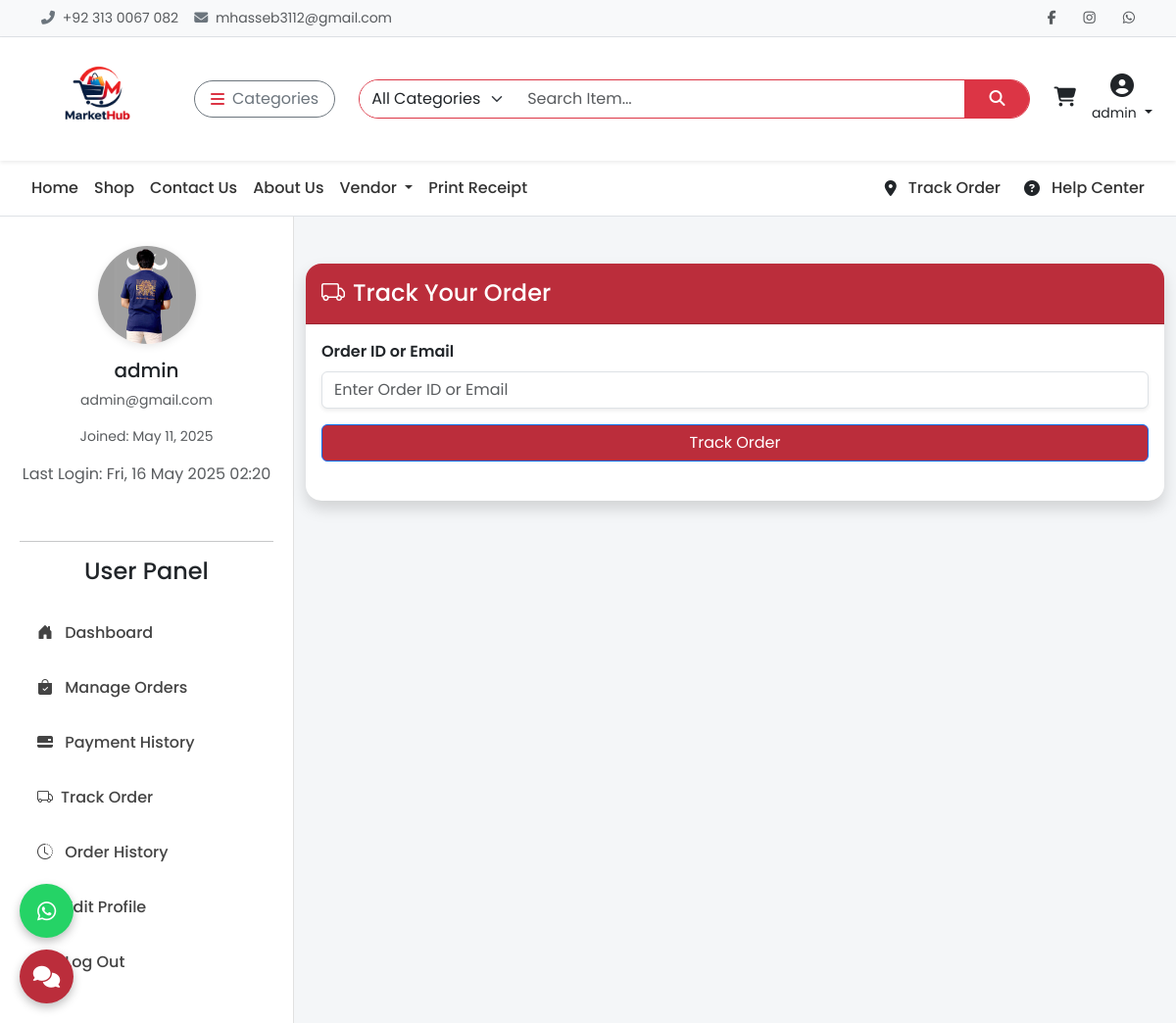
Screenshot of /track-orders/ (signed in) with the database file from the repository.
### api/models.py (models this page shows, shortened)
class CustomUser(AbstractUser):
    email = models.EmailField(unique=True)
    phone = models.CharField(max_length=20, blank=True)
    profile_image = models.ImageField(upload_to='profiles/', blank=True, null=True)
    is_vendor = models.BooleanField(default=False)
    is_customer = models.BooleanField(default=True)
    address = models.TextField(blank=True)

### api/userdashviews.py (the view, shortened to what this page needs)
# urls.py: path('track-orders/', userdashviews.track_order_view, name='track_order_view'),
def track_order_view(request):
    order = None
    searched = False
    return render(request, 'customers/track_order.html', {'order': order, 'searched': searched})

### api/context_processors.py (called while the page is built)
def cart_total_items(request):
    cart = Cart.get_or_create_cart(request)
    return {'cart': cart}

def categories(request):
    return {
        "categories": Category.objects.all()
    }

### api/models.py (called while the page is built)
    @property
    def total_items(self):
        return sum(item.quantity for item in self.items.all())

    @staticmethod
    def get_or_create_cart(request):
        if request.user.is_authenticated:
            cart, _ = Cart.objects.get_or_create(user=request.user, session_key=None)
        else:
            session_key = request.session.session_key
            if not session_key:
                request.session.create()
                session_key = request.session.session_key
            cart, _ = Cart.objects.get_or_create(user=None, session_key=session_key)
        return cart

### templates/customers/track_order.html (shortened to what this page needs)
{% extends 'base.html' %}
{% load static %}
{% load math_filters %}
{% block content %}
<div class="container-fluid">
  <div class="row">
    <div class="col-md-3 sidebar">
      <div class="text-center mb-4">
        <img
        src="{% if request.user.profile_image %}{{ request.user.profile_image.url }}{% else %}{% static 'images/default-user.png' %}{% endif %}"
        alt="User Image"
        class="user-img"
      ><h5>{{ request.user.username }}</h5>
        <p class="text-muted small">{{ request.user.email }}</p>
        <p class="small text-muted">Joined: {{ request.user.date_joined|date:"M d, Y" }}</p>
          {% if request.user.last_login %}
  <p class="text-muted">Last Login: {{ request.user.last_login|date:"D, d M Y H:i" }}</p>
  {% endif %}
      </div>
      <hr>
      {% include 'includes/sidebar_user.html' %}
    </div>
    <div class="col-md-9 mt-4 mt-md-5">
      <div class="card shadow rounded-4 border-0">
        <div class="card-header  text-white py-3 rounded-top-4" style="background-color:#BB2D3B">
          <h4 class="mb-0"><i class="bi bi-truck me-2"></i>Track Your Order</h4>
        </div>
        <div class="card-body">
          <form method="post" class="mb-4">
            <div class="mb-3">
              <label for="query" class="form-label fw-semibold">Order ID or Email</label>
              <input type="text" name="query" class="form-control shadow-sm" placeholder="Enter Order ID or Email" required>
            </div>
            <button type="submit" class="btn btn-primary w-100" style="background-color:#BB2D3B">Track Order</button>
          </form>
        </div>
      </div>
    </div>
  </div>
</div>
{% endblock %}

### templates/includes/header.html (shortened to what this page needs)
{% load static %}
<div class="topbar border-bottom bg-light py-2 small">
  <div class="container d-flex justify-content-between align-items-center flex-wrap">
    <div class="text-muted d-flex align-items-center gap-3">
      <span><i class="fas fa-phone-alt me-1 text-secondary"></i> +92 313 0067 082</span>
      <span><i class="fas fa-envelope me-1 text-secondary"></i> mhasseb3112@gmail.com</span>
    </div>
    <div class="d-flex align-items-center gap-3 mt-2 mt-md-0">
      <a href="https://www.facebook.com/mhaseeb.haseeb.5817" class="text-muted"><i class="fab fa-facebook-f"></i></a>
      <a href="https://www.instagram.com/muhammadhaseeb012" class="text-muted"><i class="fab fa-instagram"></i></a>
      <a href="https://wa.me/923130067082" class="text-muted"><i class="fab fa-whatsapp"></i></a>
    </div>
  </div>
</div>
<nav class="navbar navbar-expand-lg bg-white shadow-sm sticky-top">
  <div class="container-fluid px-4">
    <a class="navbar-brand me-4 d-flex align-items-center" href="{% url 'home' %}">
      <img src="{% static 'images/logo-1.png' %}" alt="MarketHub" class="img-fluid" style="height: 100px; width: auto;">
    </a>
    <div class="dropdown me-3">
      <button class="btn btn-outline-secondary d-flex align-items-center rounded-pill px-3" type="button"
        data-bs-toggle="dropdown">
        <i class="fas fa-bars me-2 text-danger"></i> Categories
      </button>
    </div>
    <form class="d-flex flex-grow-1 mx-2" method="GET" action="{% url 'search_products' %}">
      <div class="input-group rounded-pill overflow-hidden border border-danger">
        <select name="category" class="form-select border-0" style="max-width: 160px;">
          <option value="">All Categories</option>
        </select>
        <input type="search" name="q" class="form-control border-0" placeholder="Search Item..." required>
        <button class="btn btn-danger rounded-0 px-4" type="submit"><i class="fas fa-search"></i></button>
      </div>
    </form>
    <div class="d-flex align-items-center ms-3 gap-3">
      <a href="#" id="cart-icon" class="text-dark position-relative" data-bs-toggle="offcanvas"
        data-bs-target="#cartSidebar">
        <i class="fas fa-shopping-cart fs-5"></i>
        <br>
      </a>
      {% if user.is_authenticated %}
      <div class="dropdown text-center">
        <a href="#" class="text-dark text-decoration-none dropdown-toggle" data-bs-toggle="dropdown">
          <i class="fas fa-user-circle fs-4"></i><br>
          <small>{{ user.username }}</small>
        </a>
      </div>
      {% else %}
      <a href="#" class="text-dark text-decoration-none text-center" data-bs-toggle="modal"
        data-bs-target="#loginModal">
        <i class="fas fa-sign-in-alt fs-5"></i><br><small>Login</small>
      </a>
      {% endif %}
    </div>
  </div>
</nav>

### templates/base.html (style rules this page uses)
* { font-family: 'Poppins', sans-serif; }
body { background-color: #f4f4f4; }
.topbar { background-color: #f8f9fa; font-size: 14px; padding: 6px 0; }
.topbar a { color: #333; margin-left: 12px; transition: color 0.2s ease; }
.navbar-brand img { height: 44px; }

### templates/customers/track_order.html (style rules this page uses)
body { background-color: #f4f6f8; font-family: 'Poppins', sans-serif; }
.sidebar { background: white; height: 100%%; position: sticky; top: 0; padding: 30px 20px; border-right: 1px solid #e0e0e0; display: flex; flex-direction: column; }
.user-img { width: 100px; height: 100px; object-fit: cover; border-radius: 50%; margin: 0 auto 15px; display: block; box-shadow: 0 2px 8px rgba(0, 0, 0, 0.1); }

### rows the page displays
CustomUser: username "admin", profile_image (picture), user.username "admin", user.email "admin@gmail.com", user.date_joined "May 11, 2025", user.last_login "Fri, 16 May 2025 02:20"
